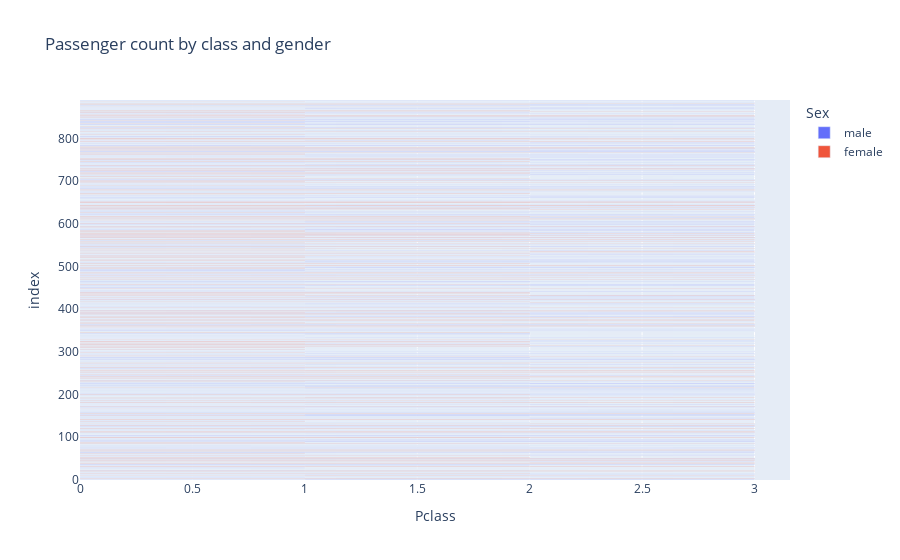

This figure's notebook cell:
### Markdown cell above
### 5. Generate a bar plot using Plotly.

### Code cell
import plotly.express as px

url = "https://raw.githubusercontent.com/datasciencedojo/datasets/refs/heads/master/titanic.csv"
df = pd.read_csv(url)

fig = px.bar(df, x="Pclass", color="Sex", title="Passenger count by class and gender", barmode="group")

fig.show()

### Figure 1 — Plotly figure (JSON) as saved in the notebook; plotly's stock layout.template omitted (floating-point values rounded to 4 significant figures; data arrays with more than 128 entries replaced by an {"elided": "..."} marker saying what was removed)
{"data": [{"alignmentgroup": "True", "hovertemplate": "Sex=male<br>Pclass=%{x}<br>index=%{y}<extra></extra>", "legendgroup": "male", "marker": {"color": "#636efa", "pattern": {"shape": ""}}, "name": "male", "offsetgroup": "male", "orientation": "h", "showlegend": true, "textposition": "auto", "type": "bar", "x": {"elided": "577 int values"}, "xaxis": "x", "y": {"elided": "577 int values"}, "yaxis": "y"}, {"alignmentgroup": "True", "hovertemplate": "Sex=female<br>Pclass=%{x}<br>index=%{y}<extra></extra>", "legendgroup": "female", "marker": {"color": "#EF553B", "pattern": {"shape": ""}}, "name": "female", "offsetgroup": "female", "orientation": "h", "showlegend": true, "textposition": "auto", "type": "bar", "x": {"elided": "314 int values"}, "xaxis": "x", "y": {"elided": "314 int values"}, "yaxis": "y"}], "layout": {"barmode": "group", "legend": {"title": {"text": "Sex"}, "tracegroupgap": 0}, "title": {"text": "Passenger count by class and gender"}, "xaxis": {"anchor": "y", "domain": [0, 1], "title": {"text": "Pclass"}}, "yaxis": {"anchor": "x", "domain": [0, 1], "title": {"text": "index"}}}}
